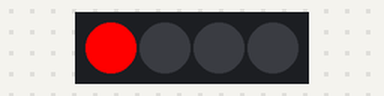
A program run on a simulated Raspberry Pi Pico running MicroPython. On the bench: 4 RGB LEDs in strip order, left to right.

Above: at 0.2 s.
At 3.7 s:
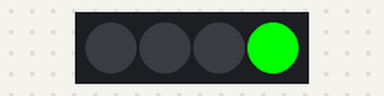
At 6.7 s:
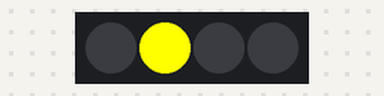
At 10.2 s:
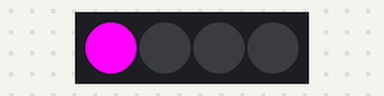
At 15.2 s:
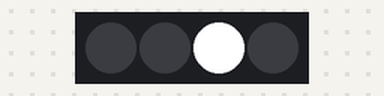
At 20.2 s:
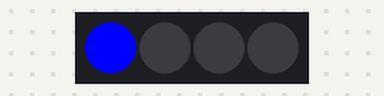
Timing chart, 0 to 20.8 s (numbered marks = the images above):
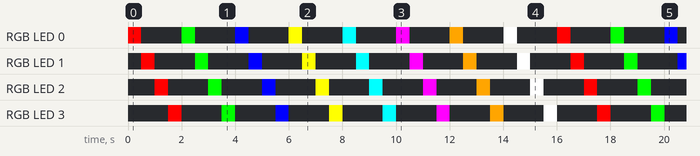

Measured:
- by itself, everything shown: repeats every 16.0 s, in 32 steps

The program:

rgb_led_neopixel_test.py
```python
from machine import Pin
from neopixel import NeoPixel
from time import sleep

# Define the number of NeoPixel segments and the GPIO pin
NUM_SEGMENTS = 4
PIN = 11

# Initialize the NeoPixel object
np = NeoPixel(Pin(PIN), NUM_SEGMENTS)

# Define some colors (R, G, B)
COLORS = [
    (255, 0, 0),    # Red
    (0, 255, 0),    # Green
    (0, 0, 255),    # Blue
    (255, 255, 0),  # Yellow
    (0, 255, 255),  # Cyan
    (255, 0, 255),  # Magenta
    (255, 165, 0),  # Orange
    (255, 255, 255) # White
]

def cycle_colors():
    for color in COLORS:
        for i in range(NUM_SEGMENTS):
            np[i] = color  # Set the current segment to the current color
            np.write()     # Update the NeoPixel strip
            sleep(0.5)     # Wait for half a second
            np[i] = (0, 0, 0)  # Turn off the current segment
            np.write()     # Update the NeoPixel strip

try:
    while True:
        cycle_colors()
except KeyboardInterrupt:
    # Turn off all LEDs when the script is interrupted
    for i in range(NUM_SEGMENTS):
        np[i] = (0, 0, 0)
    np.write()
```
